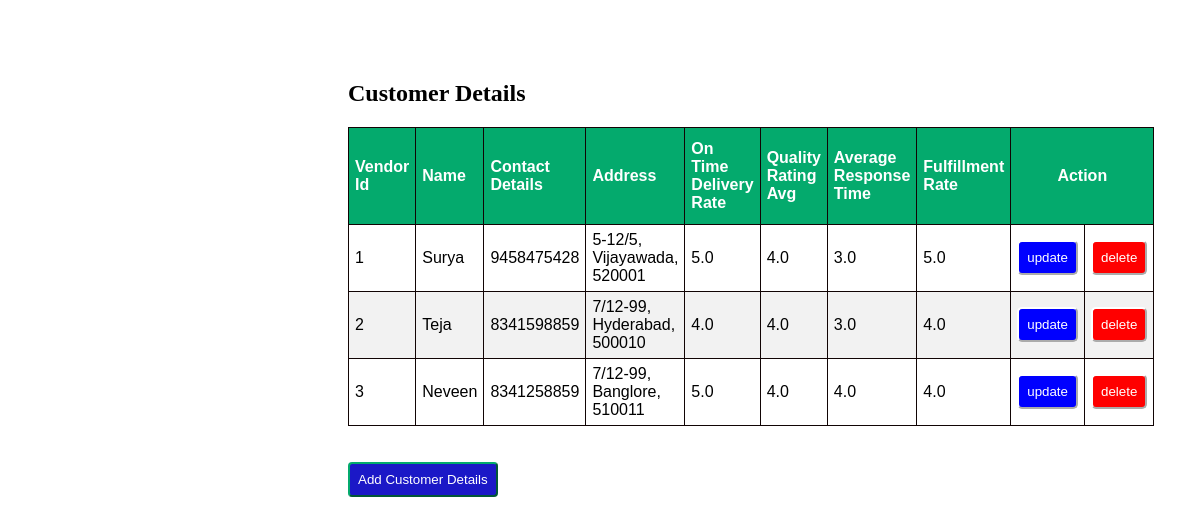
The page / on the database its author committed.
### vapp/models.py (models this page shows, shortened)
class Customer(models.Model):
    vendor_id = models.CharField(max_length=50, unique=True)
    name = models.CharField(max_length=100)
    contact_details = models.TextField()
    address = models.TextField()
    on_time_delivery_rate = models.FloatField()
    quality_rating_avg = models.FloatField()
    average_response_time = models.FloatField()
    fulfillment_rate = models.FloatField()

### vapp/views.py (the view)
# urls.py: path('', views.index, name='index'),
def index(request):
    cust = Customer.objects.all()
    return render(request,'index.html',{'cust':cust})

### vapp/templates/index.html (shortened to what this page needs)
<!doctype html>
<html lang="en">
<head>
</head>
{% load static %}
<link rel = 'stylesheet' href="{% static 'style.css' %}">
<body>
  <div class="container">
    <h2>Customer Details</h2>
    <form="" method="">
      <table id="Vendors" border="1">
        <thead>
            <th>Vendor Id</th>
            <th>Name</th>
            <th>Contact Details</th>
            <th>Address</th>
            <th>On Time Delivery Rate</th>
            <th>Quality Rating Avg</th>
            <th>Average Response Time</th>
            <th>Fulfillment Rate</th>
            <th colspan="2" id="mid">Action</th>
        </thead>
        {% for x in cust %}
        <tr>
            <td>{{x.vendor_id}}</td>
            <td>{{x.name}}</td>
            <td>{{x.contact_details}}</td>
            <td>{{x.address}}</td>
            <td>{{x.on_time_delivery_rate}}</td>
            <td>{{x.quality_rating_avg}}</td>
            <td>{{x.average_response_time}}</td>
            <td>{{x.fulfillment_rate}}</td>
            <td>
              <a href="update/{{x.id}}"><button id="up">update</button></a>
            </td>
            <td>
              <a href="delete/{{x.id}}"><button id="del">delete</button></a>
            </td>
        </tr>
        {% endfor %}
      </table>
      <br><br>
      <a href="{% url 'add'%}"><button id="new3">Add Customer Details</button></a>
  </div>
</body>
</html>

### vapp/static/style.css (style rules this page uses)
.container { margin: 80px 240px 60px 240px; padding: 0px 100px 100px 100px; }
#Vendors { font-family: Arial, Helvetica, sans-serif; border-collapse: collapse; width: 100%; }
#Vendors td, #Vendors th { border: 1px solid rgb(17, 4, 4); padding: 6px; }
#Vendors tr:nth-child(even) { background-color: #f2f2f2; }
#Vendors th { padding-top: 12px; padding-bottom: 12px; text-align: left; background-color: #04AA6D; color: white; }
#Vendors #mid { text-align: center; }
#Vendors #up { background-color: blue; border-color: white; border-radius: 5px; padding: 8px; color: white; }
#Vendors #del { background-color: red; border-color: white; border-radius: 5px; padding: 8px; color: white; }
#Vendors button { width: 100%; }
.container #new3 { padding: 8px; background-color: rgb(27, 24, 199); color: white; border-radius: 4px; border-color: #04AA6D; }

### rows shown on the page
Customer: vendor_id "1", name "Surya", contact_details "9458475428", address "5-12/5, Vijayawada, 520001", on_time_delivery_rate "5.0", quality_rating_avg "4.0", average_response_time "3.0", fulfillment_rate "5.0"
Customer: vendor_id "2", name "Teja", contact_details "8341598859", address "7/12-99, Hyderabad, 500010", on_time_delivery_rate "4.0", quality_rating_avg "4.0", average_response_time "3.0", fulfillment_rate "4.0"
Customer: vendor_id "3", name "Neveen", contact_details "8341258859", address "7/12-99, Banglore, 510011", on_time_delivery_rate "5.0", quality_rating_avg "4.0", average_response_time "4.0", fulfillment_rate "4.0"
